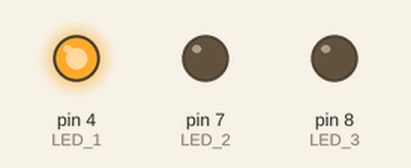
Recording of a sketch running on a simulated Arduino Uno, built with avr-gcc and run on an emulated ATmega328P. Shown: output pins drawn as LEDs (lit = HIGH).

Above: at 0.2 s.
At 1.2 s:
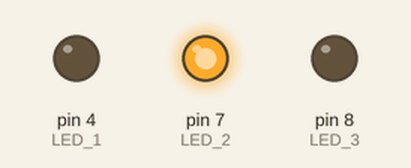
At 3.2 s:
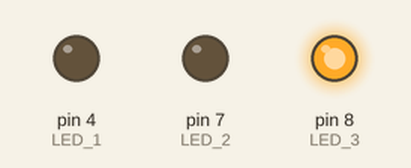
At 6.2 s:
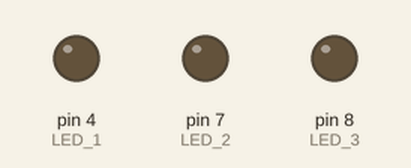
Timing chart, 0 to 9.1 s (numbered marks = the images above):
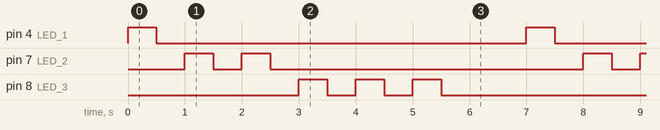

The sketch:

logicalBlinking.ino
```cpp
void setup() {
  pinMode(4, OUTPUT); // LED 1
  pinMode(7, OUTPUT); // LED 2
  pinMode(8, OUTPUT); // LED 3
}

void loop() {
  // LED 1 → 2 blinks
  for(int i = 0; i < 1; i++) {
    digitalWrite(4, HIGH);
    delay(500);
    digitalWrite(4, LOW);
    delay(500);
  }

  // LED 2 → 3 blinks
  for(int i = 0; i < 2; i++) {
    digitalWrite(7, HIGH);
    delay(500);
    digitalWrite(7, LOW);
    delay(500);
  }

  // LED 3 → 4 blinks
  for(int i = 0; i < 3; i++) {
    digitalWrite(8, HIGH);
    delay(500);
    digitalWrite(8, LOW);
    delay(500);
  }

  // Optional delay before repeating the sequence
  delay(1000);
}
```

Measured:
- by itself, pin 4 (LED_1): alternates HIGH for 0.50 s and LOW for 6.5 s
- by itself, pin 7 (LED_2): repeats every 7.0 s: LOW 0.50 s, HIGH 0.50 s, LOW 5.5 s, HIGH 0.50 s
- by itself, pin 8 (LED_3): repeats every 7.0 s: 2 × (LOW 0.50 s, HIGH 0.50 s), LOW 4.5 s, HIGH 0.50 s
